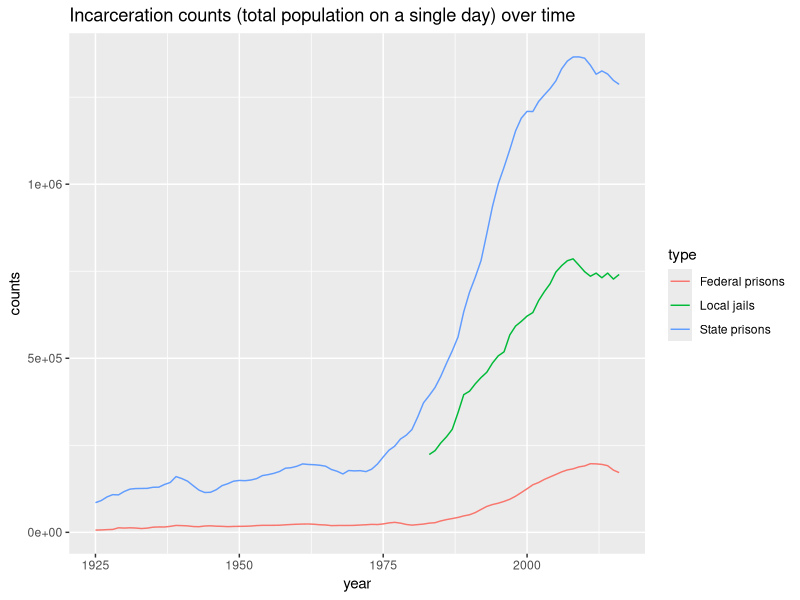
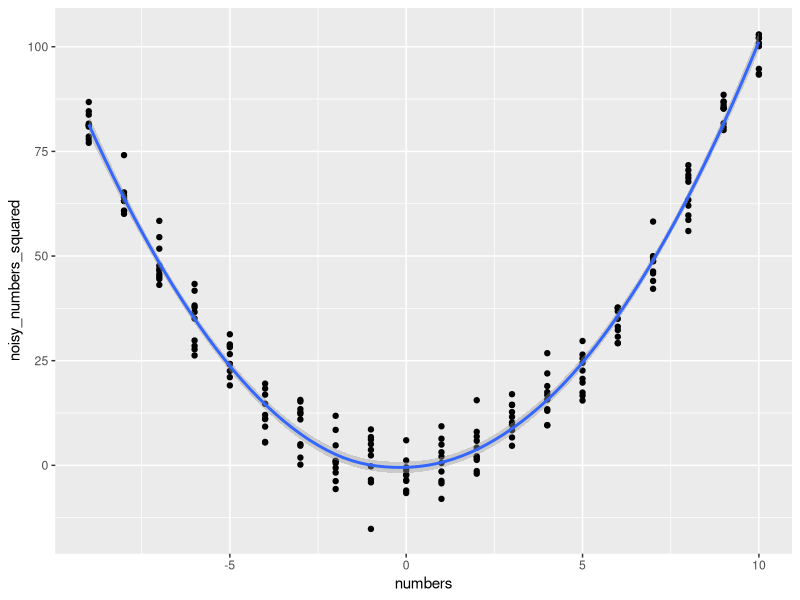

These figures' R source, in order:
## ---- chunk 1
knitr::opts_chunk$set(echo = TRUE)
library(tidyverse)
library(readxl)
## ---- chunk 2
incarceration_data <- read_xlsx("../data/incarceration_counts_and_rates_by_type_over_time.xlsx", 
               range = "A7:CO10") %>%
    rename("type" = ...1) %>%
    pivot_longer(`1925`:`2016`, names_to = "year", values_to = "counts")

write_csv(incarceration_data, "../data/incarceration_counts_and_rates_by_type_over_time.csv")
## ---- chunk 3
incarceration_data %>%
  ggplot(aes(x = as.numeric(year), y = counts, color = type)) + 
  geom_line() +
  labs(x = "year", title =  "Incarceration counts (total population on a single day) over time")
## ---- chunk 4
state_data <- incarceration_data %>%
    filter(type == "State prisons") %>%
    mutate(year = as.numeric(year),
           decade = 10 * as.numeric(year) %/% 10) %>%
    select(type, counts, decade, year)
state_data %>% head(4)
## ---- chunk 5
state_data %>% group_by(decade) %>%
  summarize(percentage_growth = (last(counts) - first(counts))/first(counts))
## ---- chunk 6
    toy_data <- c(1, 2, 3, NA, 4, 5)
    
    median(toy_data)
## ---- chunk 7
    left <- "Harris"
    right <- "School of Public Policy"
## ---- chunk 8
numbers <- rep(seq(-9, 10, 1), 10)
numbers_squared <- vector(mode = "numeric", length = 200)
noisy_numbers_squared <- vector(mode = "numeric", length = 200)

for (i in seq_along(numbers)) {
  numbers_squared[i] <- numbers[[i]] ^ 2
  noisy_numbers_squared[i] <- numbers[[i]] ^ 2 + rnorm(1, sd = 5)
}
## ---- chunk 9
numbers_data <- tibble(numbers = numbers,
                       noisy_numbers_squared = noisy_numbers_squared)

numbers_data %>%
  ggplot(aes(x = numbers, y = noisy_numbers_squared)) +
  geom_point() +
  geom_smooth()
## ---- chunk 10
add_is_a_boss <- function(name) {
  paste0(name, " is a boss")
}
## ---- chunk 11
add_is_a_boss("Kate Shannon Biddle")
